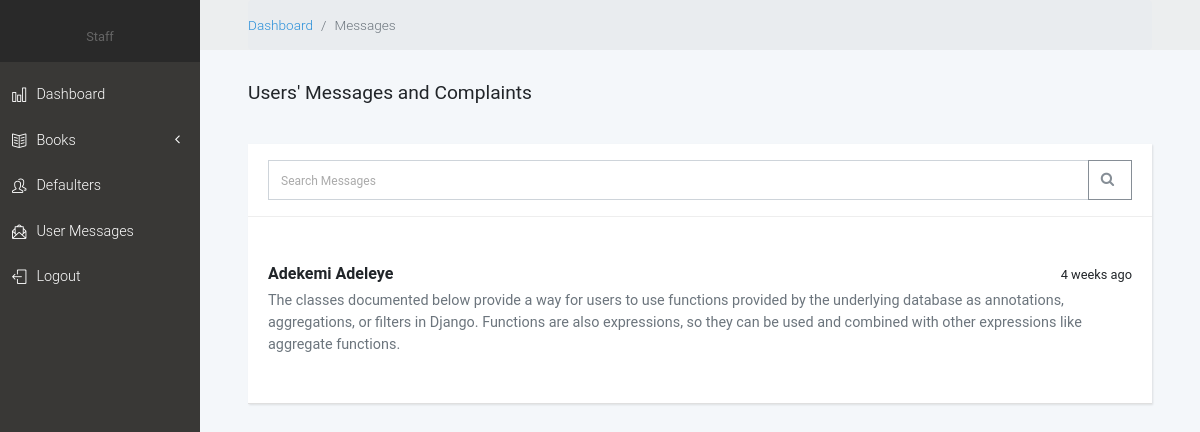
/dashboard/messages/, run on the app's committed database.
### eduline/models.py (models this page shows, shortened)
class Message(models.Model):
    name = models.CharField(max_length=100)
    subject = models.CharField(max_length=200)
    email = models.EmailField()
    message = models.TextField()
    read = models.BooleanField(default=False)
    time = models.DateTimeField(auto_now_add=True)
    class Meta:
        ordering = ['time']

### eduline/views.py (the view)
# urls.py: path('dashboard/messages/', views.messages, name='messages'),
def messages(request):
    messages_list = Message.objects.order_by('-time')
    messages_filter = MessageFilter(request.GET, queryset=messages_list)
    return render(request, 'messages.html',
                  context={'filter': messages_filter})

### templates/messages.html
{% extends 'base_dashboard.html' %}
{% load static %}
{% load widget_tweaks %}
{% load humanize %}
{% block main %}
    <div class="page">
        <div class="breadcrumb-holder">
            <div class="container-fluid">
                <ul class="breadcrumb">
                    <li class="breadcrumb-item"><a href="index.html">Dashboard</a></li>
                    <li class="breadcrumb-item active">Messages</li>
                </ul>
            </div>
        </div>
        <section>
            <div class="container-fluid">
                <header>
                    <h1 class="h3 display">Users' Messages and Complaints</h1>
                </header>
                <div class="mr-auto ml-auto">
                    <div class="card">
                        <div class="card-header">
                            <form method="get">
                                <div class="input-group">
                                    {% render_field filter.form.q type="text" placeholder="Search Messages" class="form-control" %}
                                    <div class="input-group-append">
                                        <button type="submit" class="btn btn-outline-secondary"><i
                                                class="fa fa-search"></i>
                                        </button>
                                    </div>
                                </div>
                            </form>
                        </div>
                        <div class="list-group card-list-group">
                            {% for message in filter.qs %}
                                <div class="list-group-item py-5">
                                    <div class="media">
                                        <div class="media-body">
                                            <div class="media-heading">
                                                <small class="float-right">{{ message.time|timesince }} ago</small>
                                                <h5>{{ message.name }} <{{ message.email }}></h5>
                                            </div>
                                            <div class="text-muted text-small">
                                                {{ message.message }}
                                            </div>
                                        </div>
                                    </div>
                                </div>
                            {% endfor %}
                        </div>
                    </div>
                </div>
            </div>
        </section>
    </div>
{% endblock %}

### templates/base_dashboard.html (shortened to what this page needs)
{% extends 'base.html' %}
{% load static %}
{% block styles %}
    <link rel="stylesheet" href="{% static 'assets/vendor/font-awesome/css/font-awesome.min.css' %}">
    <link rel="stylesheet" href="{% static 'assets/css/grasp_mobile_progress_circle-1.0.0.min.css' %}">
    <link rel="stylesheet"
          href="{% static 'assets/vendor/malihu-custom-scrollbar-plugin/jquery.mCustomScrollbar.css' %}">
    <link rel="stylesheet" href="{% static 'assets/css/style.blue.premium.css' %}" id="theme-stylesheet">
{% endblock %}
{% block content %}
    <nav class="side-navbar">
        <div class="side-navbar-wrapper">
            <div class="sidenav-header d-flex align-items-center justify-content-center">
                <div class="sidenav-header-inner text-center">
                    <h2 class="h5">{{ user.first_name }} {{ user.last_name }}</h2><span>Staff</span>
                </div>
            </div>
            <div class="main-menu">
                <ul id="side-main-menu" class="side-menu list-unstyled">
                    <li><a href="{% url 'dashboard' %}"> <i class="icon-chart"></i>Dashboard</a></li>
                    <li>
                        <a href="#formsDropdown" aria-expanded="false" data-toggle="collapse">
                            <i class="icon-book-open"></i>Books
                        </a>
                    </li>
                    <li><a href="{% url 'defaulters' %}"> <i class="icon-people"></i>Defaulters</a></li>
                    <li><a href="{% url 'messages' %}"> <i class="icon-envelope-letter"></i>User Messages</a></li>
                    <li><a href="{% url 'logout' %}"> <i class="icon-logout"></i>Logout</a></li>
                </ul>
            </div>
        </div>
    </nav>
    {% block main %}
    {% endblock %}
{% endblock %}

### templates/base.html (shortened to what this page needs)
{% load static %}
<!DOCTYPE html>
<html lang="en">
<head>
    <link rel="stylesheet" href="{% static '/assets/bootstrap/css/bootstrap.min.css' %}">
    <link rel="stylesheet" href="{% static '/assets/fonts/simple-line-icons.min.css' %}">
    <link rel="stylesheet" href="https://cdnjs.cloudflare.com/ajax/libs/baguettebox.js/1.10.0/baguetteBox.min.css">
    <link rel="stylesheet" href="{% static '/assets/css/styles.min.css' %}">
    {% block styles %}
    {% endblock %}
</head>
<body>
{% block content %}
{% endblock %}
{% block footer %}
    <footer class="page-footer dark pt-0">
        <div class="footer-copyright">
            <p>© 2020 Copyright EduLine</p>
        </div>
    </footer>
{% endblock %}
</body>
</html>

### data on the page
Message: time "4 weeks", name "Adekemi Adeleye", message "The classes documented below provide a way for users to use functions provided by the underlying database as annotations, aggregations, or filters in Django. Functions are also expressions, so they can be used and combined with other expressions like aggregate functions."
